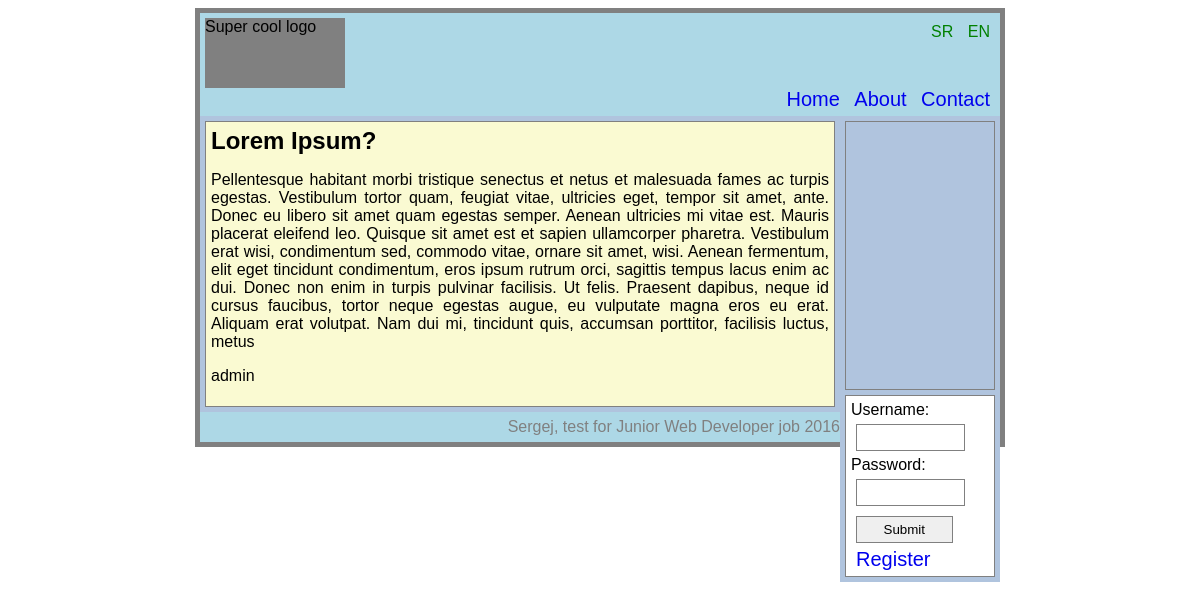
The app's page /news.php?newsid=2 with its own data.
### tables this page shows
CREATE TABLE `news` (
  `id` int(11) NOT NULL,
  `userid` int(11) NOT NULL,
  `date` timestamp NOT NULL DEFAULT CURRENT_TIMESTAMP,
  `title` text NOT NULL,
  `news` text NOT NULL
);

CREATE TABLE `users` (
  `id` int(11) NOT NULL,
  `username` varchar(60) NOT NULL,
  `password` varchar(60) NOT NULL,
  `date` timestamp NOT NULL DEFAULT CURRENT_TIMESTAMP,
  `lastvisit` timestamp NOT NULL DEFAULT '0000-00-00 00:00:00'
);

### init/init.php (called while the page is built, shortened)
<?php
spl_autoload_register(function ($class_name) {
    $classFolders = ['model',
                     'view',
                     'controller'];
    foreach ($classFolders as $folder) {
        $file = ROOT_PATH . '/' . $folder . '/' . $class_name . '.php';
        if (!file_exists($file)) {
            continue;
        }
    }
});

### model/Database.php (called while the page is built, shortened)
<?php
class Database {
    private static $instance;
    private function __construct() {
        $this->pdo = new PDO('mysql:host='.DB_HOST.'; dbname='.DB_DATABASE, DB_USERNAME, DB_PASSWORD);
    }
    public static function getInstance() {
        if (self::$instance === null) {
            self::$instance = new Database();
        }
        return self::$instance;
    }
}

### controller/NewsController.php (called while the page is built, shortened)
<?php
require_once ROOT_PATH . '/init/init.php';
class NewsController {
    private $db;
    public function __construct() {
        $this->db = Database::getInstance();
        $query = "SELECT id FROM news";
        $statement = $this->db->pdo->prepare($query);
        $statement->execute();
        $this->total = count($statement->fetchAll());
    }
    public function getSingleNews($id) {
        $query = "SELECT news.*, users.username FROM news JOIN users ON (news.userid = users.id) WHERE (news.id = :id)";
        $id = (int)$id;
        $statement = $this->db->pdo->prepare($query);
        $statement->bindParam(':id', $id);
        $statement->execute();
        $result = $statement->fetch(PDO::FETCH_OBJ);
        return $result;
    }
}

### view/SingleNewsView.php (the view, shortened to what this page needs)
<?php
require_once ROOT_PATH . '/init/init.php';
$id = (isset($_GET['newsid'])) ? $_GET['newsid'] : 'notselected';
$newsController = new NewsController();
if ($id != 'nonselected') {
    $news = $newsController->getSingleNews($id);
}
echo "<div id='newsContainer'>";
echo "<div class='news'>";
echo "  <h2>$news->title</h2>";
echo "  <p>$news->news</p>";
echo "  <p>$news->username</p>";
echo "</div>";
echo "</div>";

### css/global.css (style rules this page uses)
div { display:block; }
body { background: url(http://bgfons.com/upload/cardboard_texture999.jpg) no-repeat center center fixed; background-size: cover; font-family: Arial; }

### css/newsPage.css (style rules this page uses)
#newsContainer { height: auto; width: 80%; background: lightsteelblue; display: inline-block; position: relative; }
.news { background: lightgoldenrodyellow; border: 1px solid gray; padding: 5px; margin: 5px; text-align: justify; }
.news h2 { display: inline-block; margin: 0; }

### records on screen
news: title "Lorem Ipsum?", news "Pellentesque habitant morbi tristique senectus et netus et malesuada fames ac turpis egestas. Vestibulum tortor quam, feugiat vitae, ultricies eget, tempor sit amet, ante. Donec eu libero sit amet quam egestas semper. Aenean ultricies mi vitae est. Mauris placerat eleifend leo. Quisque sit amet est et sapien ullamcorper pharetra. Vestibulum erat wisi, condimentum sed, commodo vitae, ornare sit amet, wisi. Aenean fermentum, elit eget tincidunt condimentum, eros ipsum rutrum orci, sagittis tempus lacus enim ac dui. Donec non enim in turpis pulvinar facilisis. Ut felis. Praesent dapibus, neque id cursus faucibus, tortor neque egestas augue, eu vulputate magna eros eu erat. Aliquam erat…", userid.username "admin"
